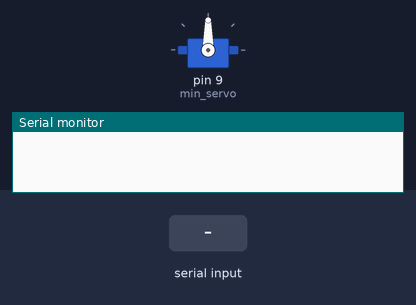
Bench run of a sketch on a simulated Arduino Uno, built with avr-gcc and run on an emulated ATmega328P. Shown: servo, the last lines printed to the serial monitor. Inputs (shaded band) come from the test bench.

Above: at 1.2 s.
1.3 s: "90,45\n" received over Serial
At 3.2 s:
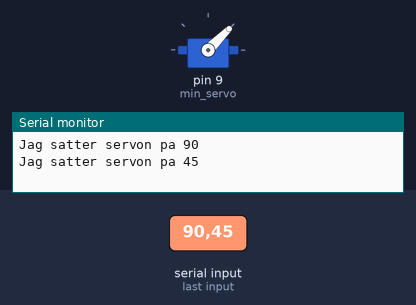
3.8 s: "30,150\n" received over Serial
At 5.1 s:
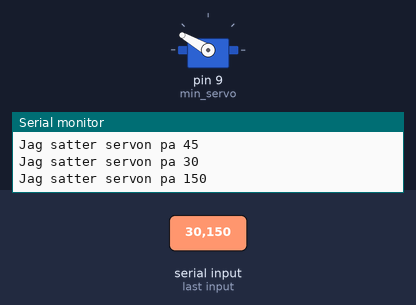
6.3 s: "200\n" received over Serial
At 7.5 s:
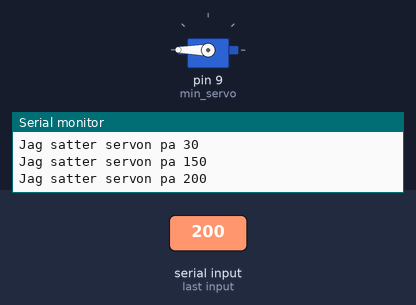
9.3 s: "90\n" received over Serial
At 12.5 s:
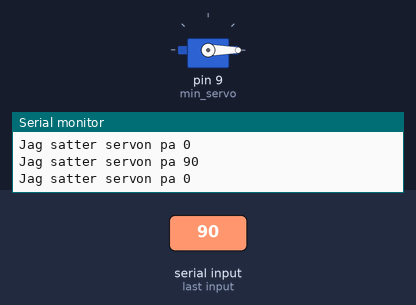
Timing chart, 0 to 13.3 s (numbered marks = the images above; inputs shaded):
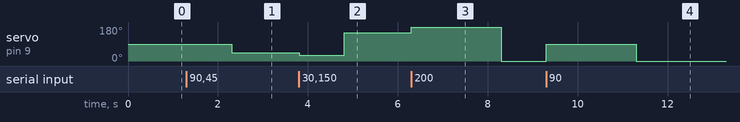

Measured:
- after the input at 1.3 s, servo on pin 9 (min_servo): 90° → 45° after 1.0 s
- after the input at 3.8 s, servo on pin 9 (min_servo): 45° → 30° at once, → 150° 1.0 s later
- after the input at 6.3 s, servo on pin 9 (min_servo): 150° → 180° at once, → 0° 2.0 s later
- after the input at 9.3 s, servo on pin 9 (min_servo): 0° → 90° at once, → 0° 2.0 s later

The sketch:

anvaending_av_en_servo.ino
```cpp
#include <Servo.h>

Servo min_servo;

void setup()
{
  Serial.begin(9600);
  min_servo.attach(9);
}

void loop()
{
  if (Serial.available())
  {
    const int vard = Serial.parseInt();
    Serial.print("Jag satter servon pa ");
    Serial.println(vard);
    min_servo.write(vard);
    delay(1000);
  }
}
```
